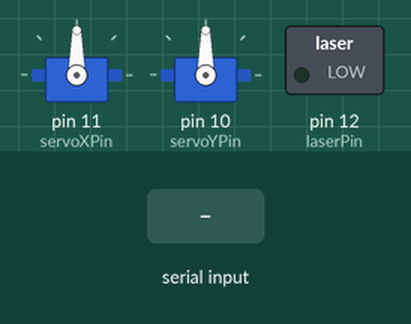
A sketch run on a simulated Arduino Uno, built with avr-gcc and run on an emulated ATmega328P. On the bench: 2 × servo, switched loads named in the sketch (green lamp = pin HIGH). The test bench sets the inputs (shaded band).

Above: at 1.2 s.
1.3 s: "90,45,200\n" received over Serial
At 2.5 s:
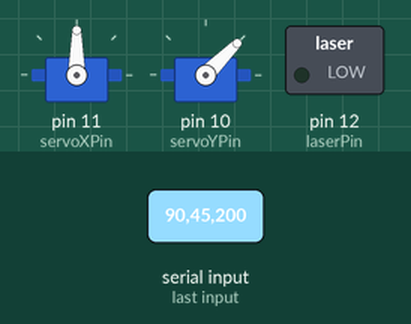
2.8 s: "30,150,10\n" received over Serial
At 3.8 s:
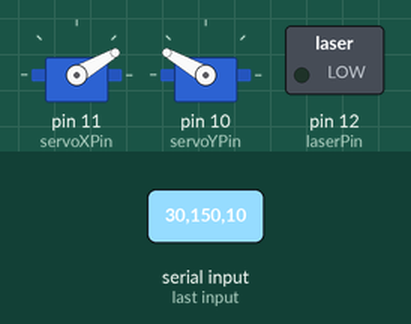
4.3 s: "1,90,45\n" received over Serial
At 4.8 s:
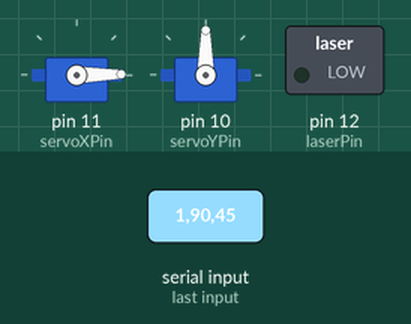
Timing chart, 0 to 7.3 s (numbered marks = the images above; inputs shaded):
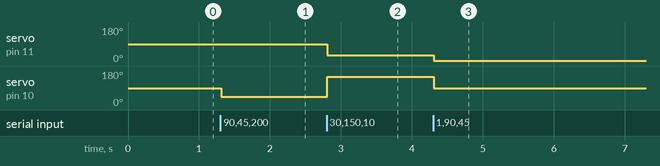

Measured:
- after the input at 1.3 s, servo on pin 10 (servoYPin): 90° → 45° at once
- after the input at 2.8 s, servo on pin 11 (servoXPin): 90° → 30° at once; servo on pin 10 (servoYPin): 45° → 150° at once
- after the input at 4.3 s, servo on pin 11 (servoXPin): 30° → 1° at once; servo on pin 10 (servoYPin): 150° → 90° at once

The sketch:

teste3.ino
```cpp
#include <Servo.h>

// Definindo os pinos
const int servoXPin = 11; // Pino do servo no eixo X
const int servoYPin = 10; // Pino do servo no eixo Y
const int laserPin = 12;  // Pino do laser

// Criando objetos para os servos
Servo servoX;
Servo servoY;

void setup() {
  // Inicializa os servos
  servoX.attach(servoXPin);
  servoY.attach(servoYPin);
  // Configura o pino do laser como saída
  pinMode(laserPin, OUTPUT);
  // Desliga o laser inicialmente
  digitalWrite(laserPin, LOW);
  // Inicializa a comunicação serial
  Serial.begin(9600);
  // Serial.println("Sistema inicializado. Aguardando comandos...");
}

void loop() {
  // Verifica se há dados disponíveis na porta serial
  if (Serial.available() > 0) {
    // Lê a string até o caractere de nova linha ('\n')
    String data = Serial.readStringUntil('\n');
    data.trim(); // Remove espaços em branco extras

    // Variáveis para armazenar os valores recebidos
    int x = 0; // Valor padrão para o eixo X
    int y = 0; // Valor padrão para o eixo Y
    int laser = 0; // Valor padrão para o laser (desligado)

    // Encontra as posições das vírgulas
    int firstComma = data.indexOf(',');
    int secondComma = data.indexOf(',', firstComma + 1);

    // Verifica se o formato dos dados está correto
    if (firstComma != -1 && secondComma != -1) {
      // Extrai os valores de X, Y e Laser da string
      x = data.substring(0, firstComma).toInt();
      y = data.substring(firstComma + 1, secondComma).toInt();
      laser = data.substring(secondComma + 1).toInt();

      // Limita os valores de X e Y aos intervalos permitidos
      x = constrain(x, -180, 180);
      y = constrain(y, -180, 180);

      // Move os servos para as posições especificadas
      servoX.write(x);
      servoY.write(y);

      // Controla o laser (1 = ligado, 0 = desligado)
      digitalWrite(laserPin, laser == 1 ? HIGH : LOW);

      // Exibe os valores recebidos no monitor serial para depuração
      // Serial.print("X: "); Serial.print(x);
      // Serial.print(" | Y: "); Serial.print(y);
      // Serial.print(" | Laser: "); Serial.println(laser);
    } else {
      // Se o formato dos dados estiver incorreto, exibe uma mensagem de erro
      Serial.println("Erro: Formato de dados inválido!");
    }
  }
}
```
